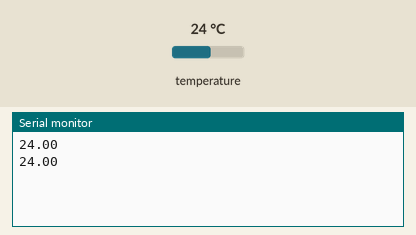
Bench run of a sketch on a simulated Arduino Uno, built with avr-gcc and run on an emulated ATmega328P. Parts: the last lines printed to the serial monitor. Inputs (shaded band) come from the test bench; at power-on: temperature 24 °C.

Above: at 3.3 s.
3.4 s: temperature set to 12 °C
At 5.0 s:
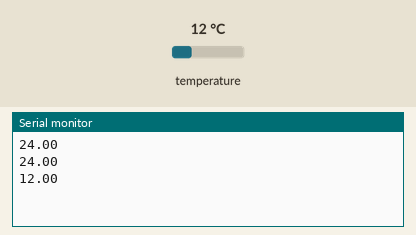
5.9 s: temperature set to 19 °C
At 7.5 s:
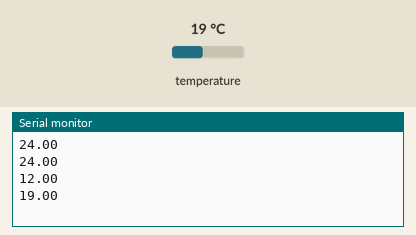
Timing chart, 0 to 9.0 s (numbered marks = the images above; inputs shaded):
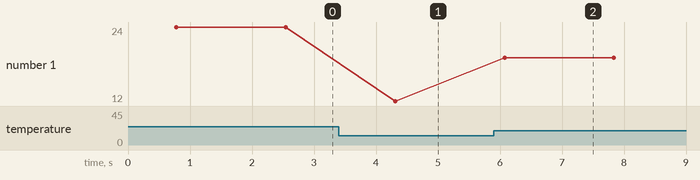

Measured:
- after the input at 3.4 s, the serial monitor: prints a new line after 0.91 s (image 1)
- after the input at 5.9 s, the serial monitor: prints a new line after 0.17 s (image 2)
- plotted number 1: 24 → 12 after the input at 3.4 s, 12 → 19 after the input at 5.9 s

The sketch:

tea.ino
```cpp
#include <OneWire.h>
#include <DallasTemperature.h>

// DS18S20 TEMP
int DS18S20_Pin = 4;
OneWire ds(DS18S20_Pin);
DallasTemperature tempSensor(&ds);


void setup() {
 //set baud rate to serial
  Serial.begin(115200);
  tempSensor.begin();

}
void loop() {
  Serial.println(getTemp());
  delay(1000);

}

float getTemp(){
   tempSensor.requestTemperatures();          // Send the command to get temperature readings
   float temp = tempSensor.getTempCByIndex(0);
   return temp;
}
```
